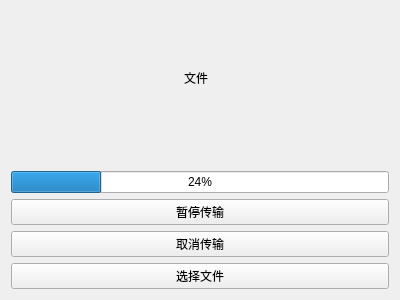
<?xml version="1.0" encoding="UTF-8"?>
<ui version="4.0">
 <class>File</class>
 <widget class="QWidget" name="File">
  <property name="geometry">
   <rect>
    <x>0</x>
    <y>0</y>
    <width>400</width>
    <height>300</height>
   </rect>
  </property>
  <property name="windowTitle">
   <string>Form</string>
  </property>
  <layout class="QVBoxLayout" name="verticalLayout">
   <item>
    <widget class="QLabel" name="file">
     <property name="text">
      <string>                                                    文件</string>
     </property>
    </widget>
   </item>
   <item>
    <spacer name="horizontalSpacer">
     <property name="orientation">
      <enum>Qt::Horizontal</enum>
     </property>
     <property name="sizeHint" stdset="0">
      <size>
       <width>40</width>
       <height>20</height>
      </size>
     </property>
    </spacer>
   </item>
   <item>
    <widget class="QProgressBar" name="progressBar">
     <property name="value">
      <number>24</number>
     </property>
    </widget>
   </item>
   <item>
    <widget class="QPushButton" name="Button_suspend">
     <property name="text">
      <string>暂停传输</string>
     </property>
    </widget>
   </item>
   <item>
    <widget class="QPushButton" name="Button_cancle">
     <property name="text">
      <string>取消传输</string>
     </property>
    </widget>
   </item>
   <item>
    <widget class="QPushButton" name="Button_choose">
     <property name="text">
      <string>选择文件</string>
     </property>
    </widget>
   </item>
  </layout>
 </widget>
 <resources/>
 <connections/>
</ui>
